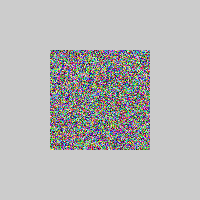
Frame 1 (no input)
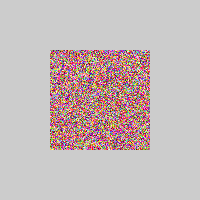
Frame 60 (the mouse pressed at the canvas centre just before this capture)
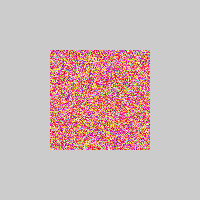
Frame 120 (the mouse held since frame 60 and released just before this capture)

The Processing sketch that drew these frames (run headless with seeded random() and noise(); from frame 60 on, the mouse is pressed at the canvas centre):

// Processing sketch: mona
// ── mona.pde
PImage img;

void setup() 
{
  frameRate(20);
  size(200, 200);  
  img = createImage(100, 100, RGB);
  for(int i=0; i < img.pixels.length; i++) {
    img.pixels[i] = color(random(0,255),random(0,255), random(0,255));
  }
}

void draw() 
{
  background(204);
  img.loadPixels();
  for (int i = 0; i < img.pixels.length; i++) {

    float r = red(img.pixels[i]);
    float g = green(img.pixels[i]);
    float b = blue(img.pixels[i]);


    if (r < 254.0) {
      r = r + 1.0;
    }
    color c;
    c = color(r,g,b);
    img.pixels[i] = c;
  }
  img.updatePixels();
  image(img, 50, 50);
  println(frameCount);
}
